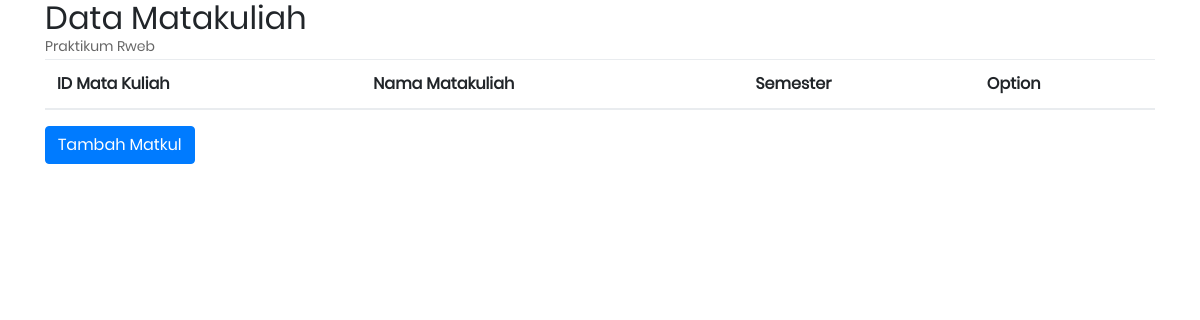
Page /index.php/matakuliah on the earlier database version.
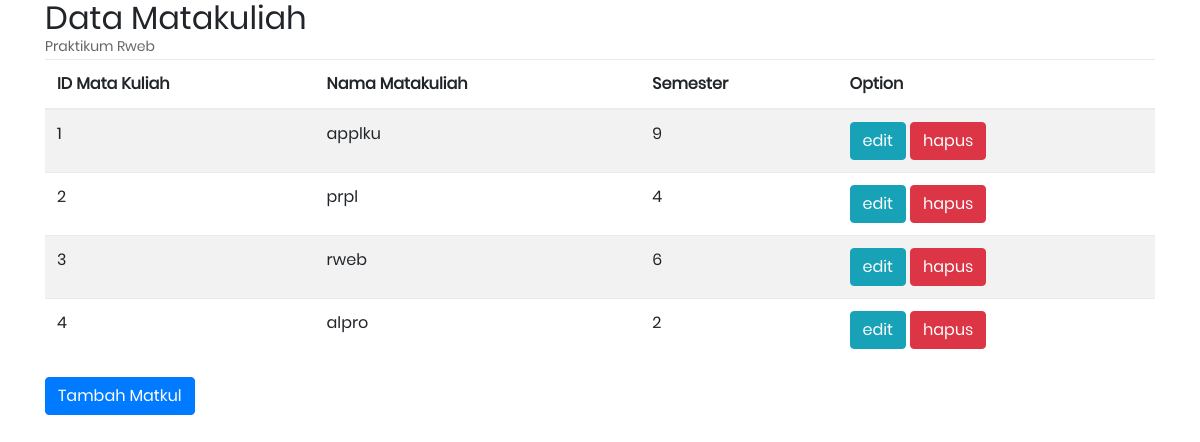
Same page on the later database version.
### tables this page shows
CREATE TABLE `tbl_matkul` (
  `id_matkul` int(11) NOT NULL,
  `nama_matkul` varchar(150) NOT NULL,
  `semester` int(11) NOT NULL
);

### application/controllers/Matakuliah.php (called while the page is built, shortened)
<?php
class Matakuliah extends CI_Controller{
	function __construct(){
        $this->load->model('m_matakuliah');
        $this->load->library('form_validation');
	}
	function index(){
        $data = array(
            array(
                'id_matkul'=>'1',
                'nama_matkul'=>'APPL',
                'semester'=>'6'
            ),
            array(
                'id_matkul'=>'2',
                'nama_matkul'=>'PRPL',
                'semester'=>'4'
            ),
            array(
                'id_matkul'=>'3',
                'nama_matkul'=>'KWU',
                'semester'=>'4'
            )
            );
        $data['matkul'] = $this->m_matakuliah->tampil_matkul();
        $this->load->view("matakuliah/v_tampil_matkul", $data);
    }
}

### index.php (called while the page is built, shortened)
<?php
require_once BASEPATH.'core/CodeIgniter.php';

### application/models/M_matakuliah.php (called while the page is built, shortened)
<?php
class M_matakuliah extends CI_Model{
    function tampil_matkul(){
        return $this->db->get('tbl_matkul')->result();
    }
}

### application/views/matakuliah/v_tampil_matkul.php (the view, shortened to what this page needs)
<!DOCTYPE html>
<html lang="en">
<head>
</head>
<body>
<div class="container">
  <h2>Data Matakuliah</h2>
  <p>Praktikum Rweb</p>
  <table class="table table-striped">
    <thead>
      <tr>
        <th>ID Mata Kuliah</th>
        <th>Nama Matakuliah</th>
        <th>Semester</th>
        <th>Option</th>
      </tr>
    </thead>
    <tbody>
    <?php foreach($matkul as $data):?>
      <tr>
        <td><?php echo $data->id_matkul?></td>
        <td><?php echo $data->nama_matkul?></td>
        <td><?php echo $data->semester?></td>
        <td>
            <a href="<?php echo site_url('matakuliah/edit_matkul/'.$data->id_matkul) ?>" class="btn btn-small btn-info">edit</a>
			<a href="<?php echo site_url('matakuliah/hapus_matkul/'.$data->id_matkul) ?>" class="btn btn-small btn-danger">hapus</a>
		</td>
      </tr>
    <?php endforeach?>
    </tbody>
  </table>
  <a href="<?php echo site_url('matakuliah/add') ?>" class="btn btn-primary">Tambah Matkul</a>
</div>
</body>
</html>

Differences in the rows shown:
added tbl_matkul: id_matkul "1", nama_matkul "applku", semester "9"
added tbl_matkul: id_matkul "2", nama_matkul "prpl", semester "4"
added tbl_matkul: id_matkul "3", nama_matkul "rweb", semester "6"
added tbl_matkul: id_matkul "4", nama_matkul "alpro", semester "2"
